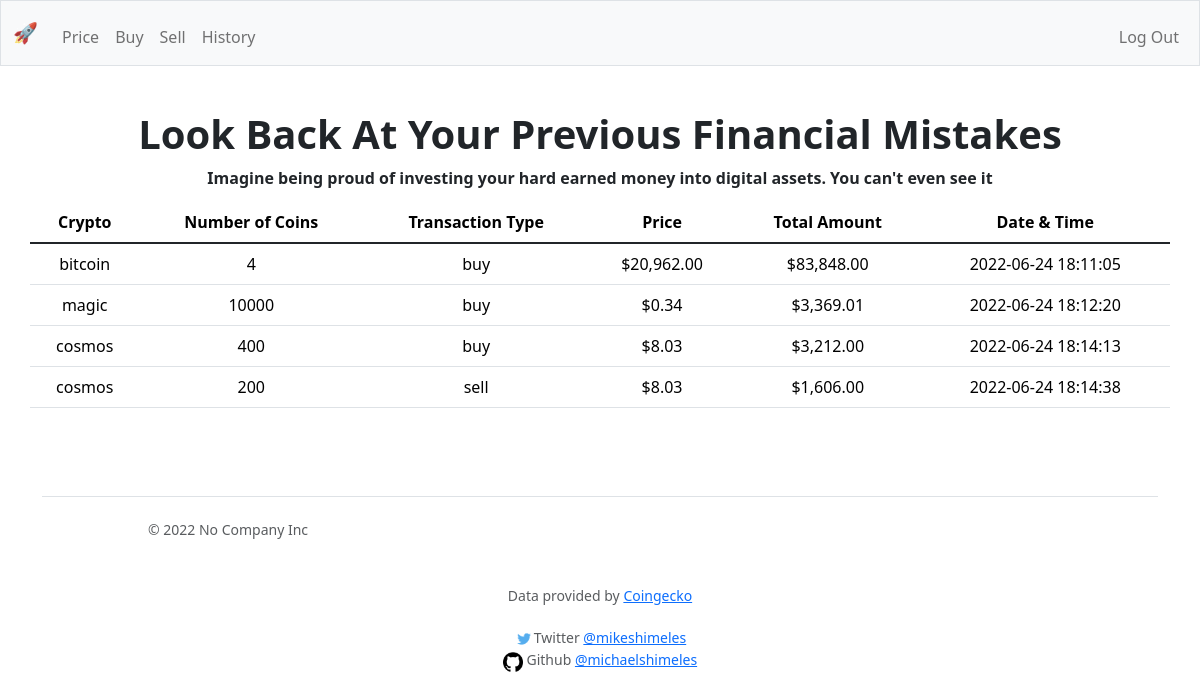
/history (signed in), run on an earlier commit of the app's database.
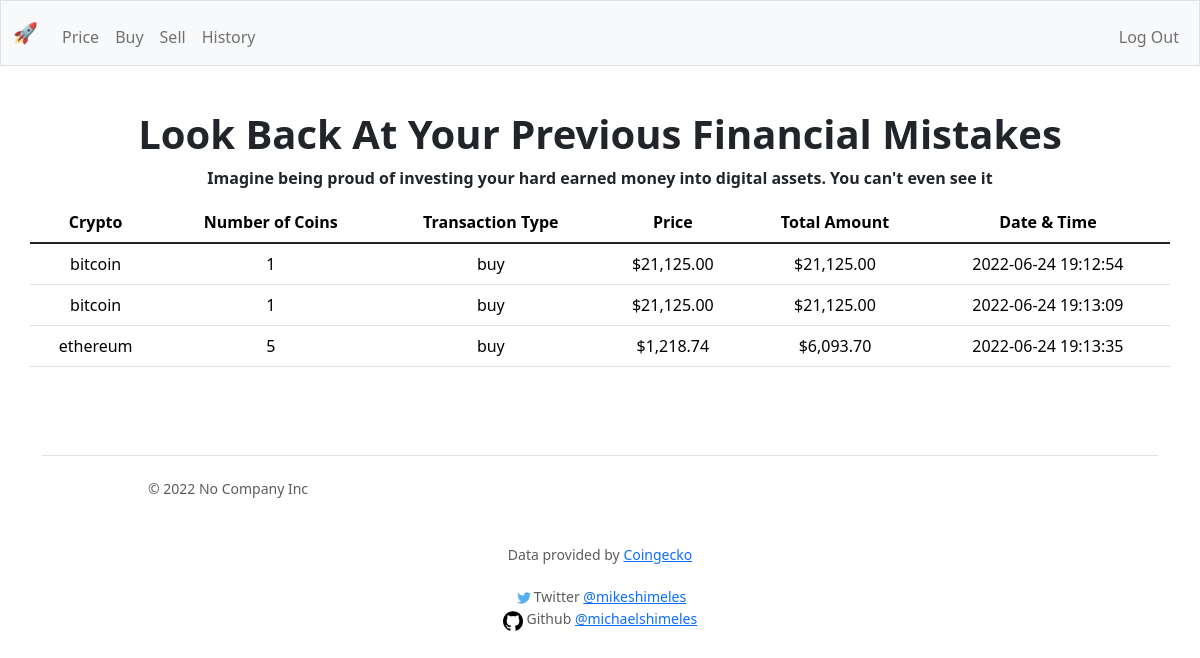
And on a later commit of the database.
### tables this page shows
CREATE TABLE crypto_txs
(primary_id INTEGER PRIMARY KEY AUTOINCREMENT NOT NULL,
user_id INTEGER NOT NULL,
tx_type TEXT NOT NULL,
crypto TEXT NOT NULL,
num_of_coins NUMERIC NOT NULL,
price_per_coin FLOAT NOT NULL,
total_amount_tx NUMERIC, timestamp DATETIME);

### app.py (the view)
@app.route("/history")
@login_required
def history():
    if request.method == "GET":
        txs = db.execute(
            "SELECT * FROM crypto_txs WHERE user_id = ?", session["user_id"])
        return render_template("history.html", txs=txs)

### app.py (called while the page is built)
@app.after_request
def after_request(response):
    response.headers["Cache-Control"] = "no-cache, no-store, must-revalidate"
    response.headers["Expires"] = 0
    response.headers["Pragma"] = "no-cache"
    return response

### helpers.py (called while the page is built)
def login_required(f):
    @wraps(f)
    def decorated_function(*args, **kwargs):
        if session.get("user_id") is None:
            return redirect("/login")
        return f(*args, **kwargs)
    return decorated_function

def usd(value):
    if value == None:
        return ""
    return f"${value:,.2f}"

### templates/history.html (shortened to what this page needs)
{% extends "layout.html" %}
{% block main %}
<h1 class="display-6 fw-bold lh-1 mb-3">Look Back At Your Previous Financial Mistakes</h1>
<p class="display-10 fw-bold lh-1 mb-3">Imagine being proud of investing your hard earned money into digital assets. You can't even see it</p>
<table class="table container">
    <thead>
        <tr>
            <th scope="col">Crypto</th>
            <th scope="col">Number of Coins</th>
            <th scope="col">Transaction Type</th>
            <th scope="col">Price</th>
            <th scope="col">Total Amount</th>
            <th scope="col">Date & Time</th>
        </tr>
    </thead>
    <tbody>
        {% for portfolio in txs %}
        <tr>
            <td>{{ portfolio.crypto }}</td>
            <td>{{ portfolio.num_of_coins }}</td>
            <td>{{ portfolio.tx_type }}</td>
            <td>{{ portfolio.price_per_coin | usd }}</td>
            <td>{{ portfolio.total_amount_tx | usd }}</td>
            <td>{{ portfolio.timestamp }}</td>
        </tr>
        {% endfor %}
    </tbody>
</table>
{% endblock %}

### templates/layout.html (shortened to what this page needs)
<!DOCTYPE html>
<html lang="en">
    <head>
        <link href="https://cdn.jsdelivr.net/npm/bootstrap@5.1.3/dist/css/bootstrap.min.css" rel="stylesheet">
        <link href="../assets/dist/css/bootstrap.min.css" rel="stylesheet">
        <link href="heroes.css" rel="stylesheet">
        </head>
        <body>
            <nav class="bg-light border navbar navbar-expand-md navbar-light">
                <div class="container-fluid">
                    <a class="navbar-brand" href="/">🚀</span></a>
                    <div class="collapse navbar-collapse" id="navbar">
                        {% if session["user_id"] %}
                            <ul class="navbar-nav me-auto mt-2">
                                <li class="nav-item"><a class="nav-link" href="/price">Price</a></li>
                                <li class="nav-item"><a class="nav-link" href="/buy">Buy</a></li>
                                <li class="nav-item"><a class="nav-link" href="/sell">Sell</a></li>
                                <li class="nav-item"><a class="nav-link" href="/history">History</a></li>
                            </ul>
                            <ul class="navbar-nav ms-auto mt-2">
                                <li class="nav-item"><a class="nav-link" href="/logout">Log Out</a></li>
                            </ul>
                        {% else %}
                            <ul class="navbar-nav ms-auto mt-2">
                                <li class="nav-item"><a class="nav-link" href="/register">Register</a></li>
                                <li class="nav-item"><a class="nav-link" href="/login">Log In</a></li>
                            </ul>
                        {% endif %}
                    </div>
                </div>
            </nav>
            <main class="container-fluid py-5 text-center">
                {% block main %}{% endblock %}
            </main>
            <footer class="mb-5 small text-center text-muted footer">
    <link href="../assets/dist/css/bootstrap.min.css" rel="stylesheet">
    <div class="container">
    <footer class="d-flex flex-wrap justify-content-between align-items-center py-3 my-4 border-top">
    <p class="col-md-4 mb-0 text-muted">&copy; 2022 No Company Inc</p>
    <a href="/" class="col-md-4 d-flex align-items-center justify-content-center mb-3 mb-md-0 me-md-auto link-dark text-decoration-none">
    <svg class="bi me-2" width="40" height="32"><use xlink:href="#bootstrap"/></svg>
    </a>
    </footer>
    </div>
                Data provided by <a href="https://coingecko.com/">Coingecko</a>
                <br>
                <br>
                <img src="/static/twitter.png" alt="Twitter" width="20" height="20">Twitter </a><a href="https://twitter.com/mikeshimeles">@mikeshimeles</a>
                <br>
                <img src="/static/github.png" alt="github" width="20" height="20"> Github </a><a href="https://github.com/michaelshimeles">@michaelshimeles</a>
            </footer>
        </body>
    </html>

### templates/layout.html (style rules this page uses)
.bi { vertical-align: -.125em; fill: currentColor; }

What changed in the data, as far as the page shows it:
removed crypto_txs: crypto "bitcoin", num_of_coins "4", tx_type "buy", price_per_coin "$20,962.00", total_amount_tx "$83,848.00", timestamp "2022-06-24 18:11:05"
removed crypto_txs: crypto "magic", num_of_coins "10000", tx_type "buy", price_per_coin "$0.34", total_amount_tx "$3,369.01", timestamp "2022-06-24 18:12:20"
removed crypto_txs: crypto "cosmos", num_of_coins "400", tx_type "buy", price_per_coin "$8.03", total_amount_tx "$3,212.00", timestamp "2022-06-24 18:14:13"
removed crypto_txs: crypto "cosmos", num_of_coins "200", tx_type "sell", price_per_coin "$8.03", total_amount_tx "$1,606.00", timestamp "2022-06-24 18:14:38"
added crypto_txs: crypto "bitcoin", num_of_coins "1", tx_type "buy", price_per_coin "$21,125.00", total_amount_tx "$21,125.00", timestamp "2022-06-24 19:12:54"
added crypto_txs: crypto "bitcoin", num_of_coins "1", tx_type "buy", price_per_coin "$21,125.00", total_amount_tx "$21,125.00", timestamp "2022-06-24 19:13:09"
added crypto_txs: crypto "ethereum", num_of_coins "5", tx_type "buy", price_per_coin "$1,218.74", total_amount_tx "$6,093.70", timestamp "2022-06-24 19:13:35"
